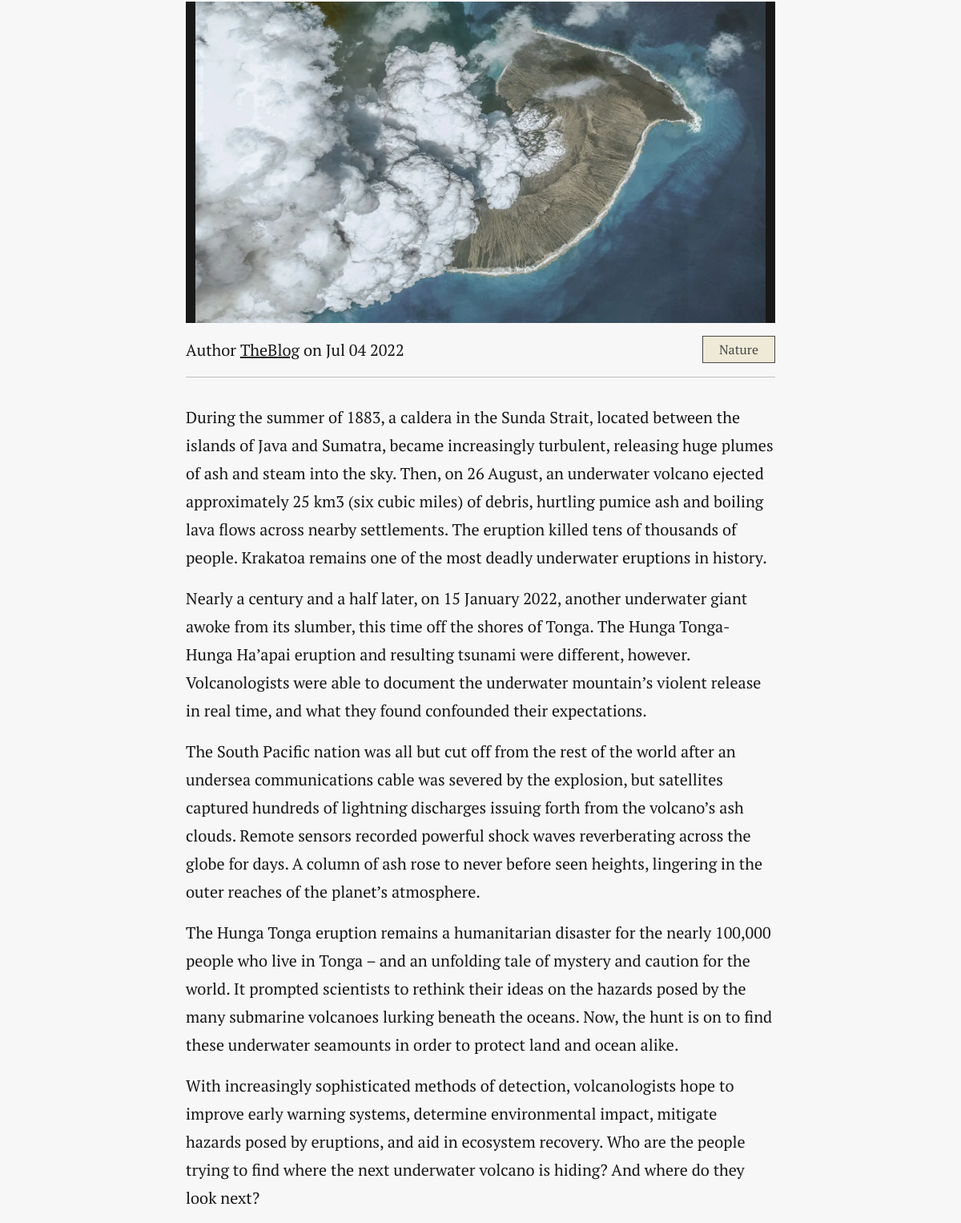
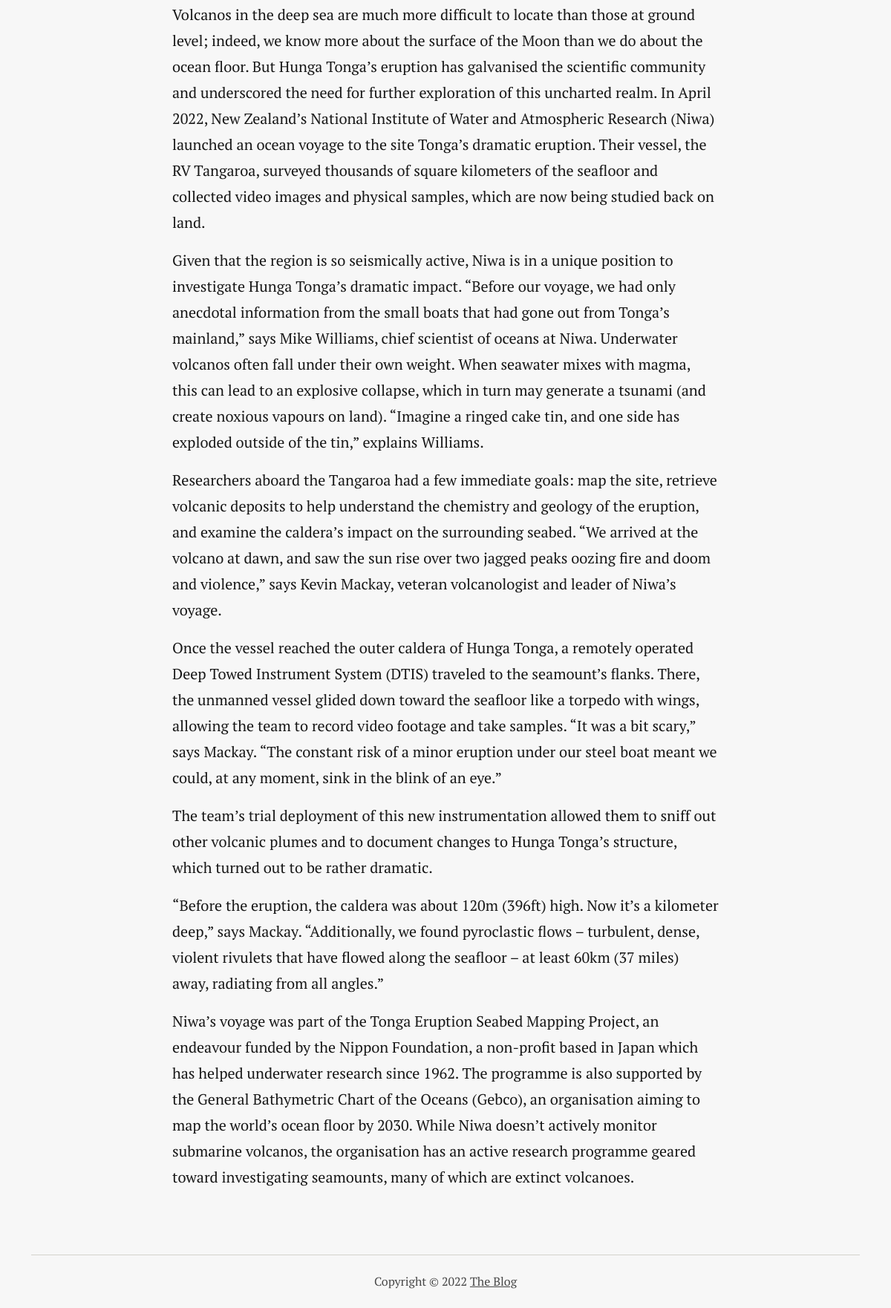
The app's page /read.php?id=56 (lower part), older data (2 pictures, top to bottom).
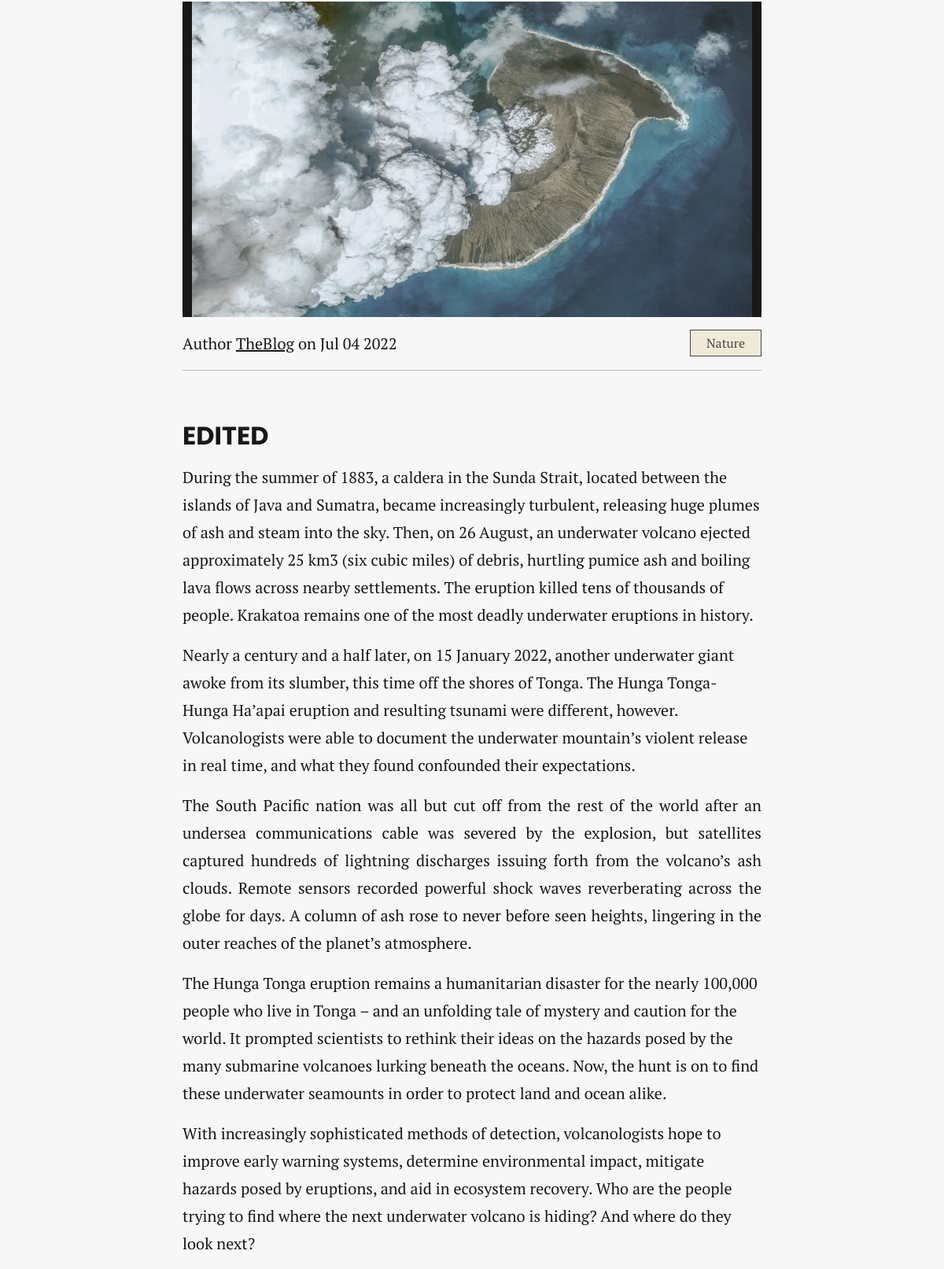
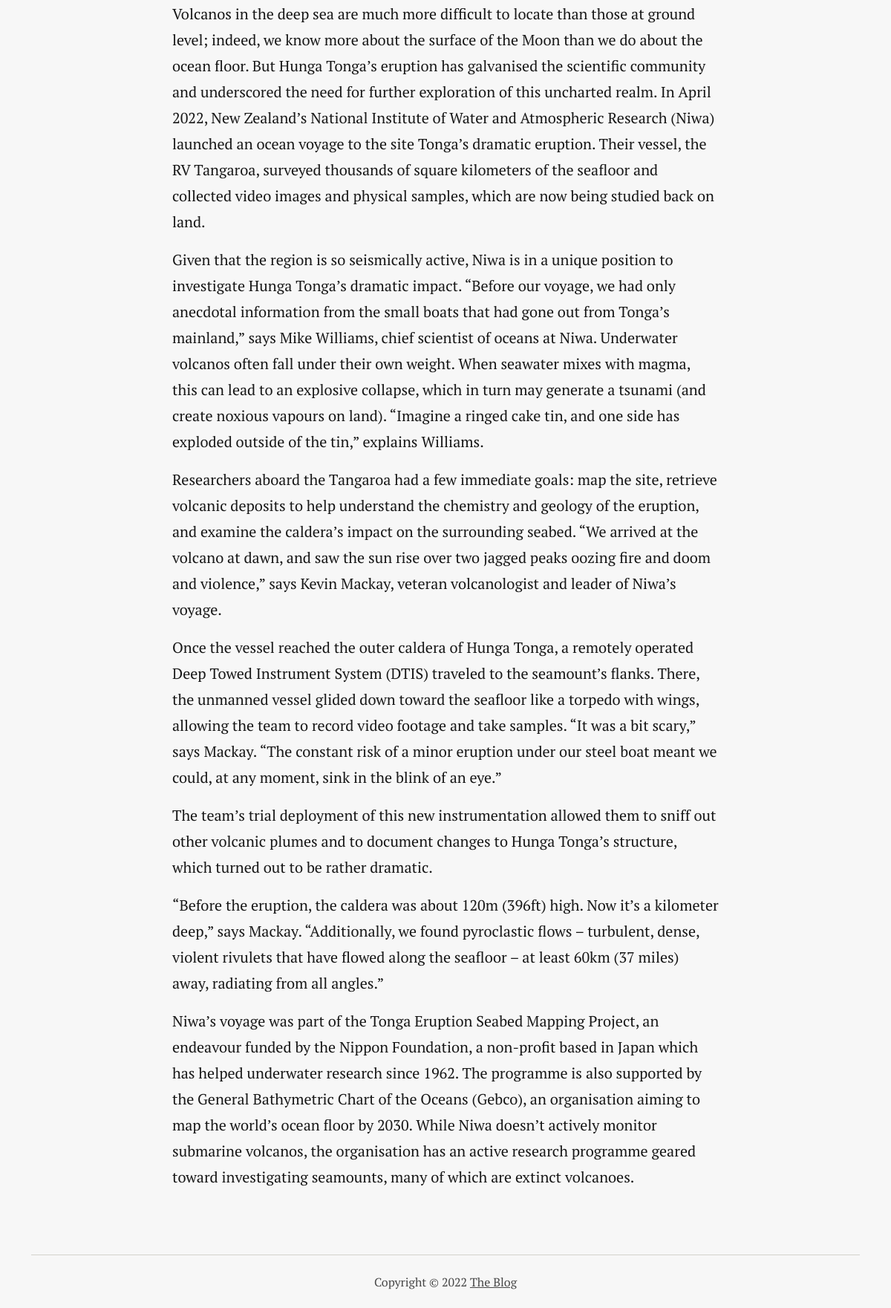
The same page, newer data (2 pictures, top to bottom).
### tables this page shows
CREATE TABLE `post` (
  `id` int(11) NOT NULL,
  `title` varchar(250) NOT NULL,
  `body` text NOT NULL,
  `image` varchar(250) NOT NULL,
  `id_user` int(11) NOT NULL,
  `category` varchar(150) NOT NULL,
  `created_at` datetime NOT NULL,
  `isMain` tinyint(1) NOT NULL,
  `created_main_at` datetime NOT NULL
);

CREATE TABLE `user` (
  `id` int(11) NOT NULL,
  `email` varchar(250) NOT NULL,
  `password` varchar(250) NOT NULL,
  `first_name` varchar(250) NOT NULL,
  `last_name` varchar(250) NOT NULL,
  `isAdmin` tinyint(1) NOT NULL,
  `createdAt` datetime NOT NULL
);

### read.php (the view, shortened to what this page needs)
<?php
include './connection.php';
$id = $_GET['id'];
$sql_post = "SELECT post.id, post.title, post.body, post.image, post.created_at, post.category, user.first_name AS 'author'
						FROM post
						LEFT JOIN user ON post.id_user = user.id
						WHERE post.id='$id'";
$row_post = mysqli_fetch_array(mysqli_query($conn, $sql_post));
?>
<!DOCTYPE html>
<html lang="en">
<head>
	<link rel="stylesheet" href="./style/bootstrap.min.css" />
	<link rel="stylesheet" href="./style/main.css" />
</head>
<body>
	<div class="container">
		<main>
			<article class="row read d-flex justify-content-center">
				<div class="col-md-8">
					<div class="row m-0 mt-3">
						<img class="read__image" src="./assets/post_image/<?= $row_post['image'] ?>" alt="">
					</div>
					<div class="row mt-3">
						<div class="col d-block d-md-flex justify-content-between align-items-center">
							<p class="m-0 mb-2 mb-md-0">Author <u><?= $row_post['author'] ?></u> on <?= date("M d Y", strtotime($row_post['created_at'])) ?></p>
							<a href="./category.php?name=<?= $row_post['category'] ?>" class="read__category"><?= $row_post['category'] ?></a>
						</div>
					</div>
					<hr />
					<div class="row">
						<?= $row_post['body'] ?>
					</div>
				</div>
			</article>
		</main>
		<footer>
			<p>Copyright © <?= date('Y') ?> <a href="#">The Blog</a></p>
		</footer>
	</div>
</body>
</html>

Row changes from the older to the newer data that the page shows:
changed post "Nature": body "During the summer of…" → "EDITED During the summer of…"
